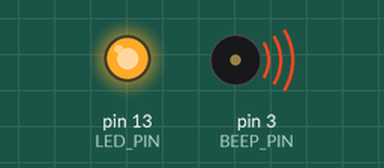
The sketch below on a simulated Arduino Uno, built with avr-gcc and run on an emulated ATmega328P. Parts: output pins drawn as LEDs (lit = HIGH), buzzer (waves = sounding).

Above: at 0.1 s.
At 29.1 s:
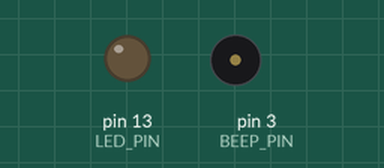
Timing chart, 0 to 31.6 s (numbered marks = the images above):
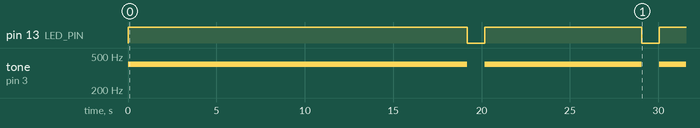

The sketch:

MorseCodeArduino.ino
```cpp
#define LED_PIN  13
#define BEEP_PIN 3
//#define DEBUG 1

char alphabet[26] = {'a', 'b', 'c', 'd', 'e', 'f', 'g', 'h', 'i', 'j', 'k', 'l', 'm', 'n', 'o', 'p', 'q', 'r', 's', 't', 'u', 'v', 'w', 'x', 'y', 'z'};
int moses[26][5] = {
  {1, 3, 0, 0, 0},
  {3, 1, 1, 1, 0},
  {3, 1, 3, 1, 0},
  {3, 1, 1, 0, 0},
  {1, 0, 0, 0, 0},
  {1, 1, 3, 1, 0},
  {3, 3, 1, 0, 0},
  {1, 1, 1, 1, 0},
  {1, 1, 0, 0, 0},
  {1, 3, 3, 3, 0},
  {3, 1, 3, 0, 0},
  {1, 3, 1, 1, 0},
  {3, 3, 0, 0, 0},
  {3, 1, 0, 0, 0},
  {3, 3, 3, 0, 0},
  {1, 3, 3, 1, 0},
  {3, 3, 1, 3, 0},
  {1, 3, 1, 0, 0},
  {1, 1, 1, 0, 0},
  {3, 0, 0, 0, 0},
  {1, 1, 3, 0, 0},
  {1, 1, 1, 3, 0},
  {1, 3, 3, 0, 0},
  {3, 1, 1, 3, 0},
  {3, 1, 3, 3, 0},
  {3, 3, 1, 1, 0}
};
int timeEndWord = 7;
int timeEndLetter = 3;
int timeBreak = 1;

String wordToType = "GD";

void setup() {
#ifdef DEBUG
  Serial.begin(9600);
#endif
  pinMode(LED_PIN, OUTPUT);
  pinMode(BEEP_PIN, OUTPUT);
}

void loop() {
  showWord(wordToType);
  showBreakBetweenWords();
}

void showWord(String wordToType) {
#ifdef DEBUG
  Serial.print("Печать слова "); Serial.println(wordToType);
#endif
  for (int i = 0; i < wordToType.length(); i++) {
    char currentLetter = wordToType.charAt(i);
    showLetter(currentLetter);
    if (i + 1 != wordToType.length()) {
      showBreakBetweenLetters();
    }
  }
}

void showLetter(char letter) {
#ifdef DEBUG
  Serial.print("Печать буквы "); Serial.println(letter);
#endif
  int elementOfArray = findLetterInAlphabet(letter);
  for (int i = 0; i < sizeof(moses[elementOfArray]) / sizeof(moses[elementOfArray][0]); i++) {
    if (moses[elementOfArray][i] == 0) break;
#ifdef DEBUG
    Serial.print("Печать элемента "); Serial.println(i + 1);
#endif
    showElement(moses[elementOfArray][i]);
    if (i + 1 != sizeof(moses[elementOfArray]) && moses[elementOfArray][i + 1] != 0) {
      showBreakBetweenElementsOfLetter();
    }
  }
}


int findLetterInAlphabet(char symbol) {
  for (int i = 0; i < sizeof(alphabet); i++) {
    if (alphabet[i] == symbol) {
      return i;
    }
  }
}

void showBreakBetweenLetters() {
  digitalWrite(LED_PIN, LOW);
#ifdef DEBUG
  Serial.println("Лампочка выключена");
  Serial.println("***");
#endif
  delay(1000 * timeEndLetter);
}

void showBreakBetweenWords() {
  digitalWrite(LED_PIN, LOW);
#ifdef DEBUG
  Serial.println("Лампочка выключена");
  Serial.println("*******");
#endif
  delay(1000 * timeEndWord);
}

void showBreakBetweenElementsOfLetter() {
  digitalWrite(LED_PIN, LOW);
#ifdef DEBUG
  Serial.println("Лампочка выключена");
  Serial.println("*");
#endif
  delay(1000 * timeBreak);
}

void showElement(int timeElement) {
#ifdef DEBUG
  Serial.println("Лампочка включена");
#endif
  digitalWrite(LED_PIN, HIGH);
  int beep_freq = 400;
  if (timeElement == 3) {
#ifdef DEBUG
    Serial.println("-");
#endif
    beep_freq = 200;
  }
#ifdef DEBUG
  else {
    Serial.println("*");
  }
#endif
  tone(BEEP_PIN, beep_freq, timeElement * 1000);
  delay(1000 * timeElement);
}
```

Measured:
- by itself, pin 13 (LED_PIN): goes HIGH 19.2 s, LOW 1.0 s, HIGH 8.9 s, LOW 1.0 s, then HIGH
- by itself, tone on pin 3 (BEEP_PIN): goes 400 Hz 19.2 s, silent 1.0 s, 400 Hz 8.9 s, silent 1.0 s, then 400 Hz
